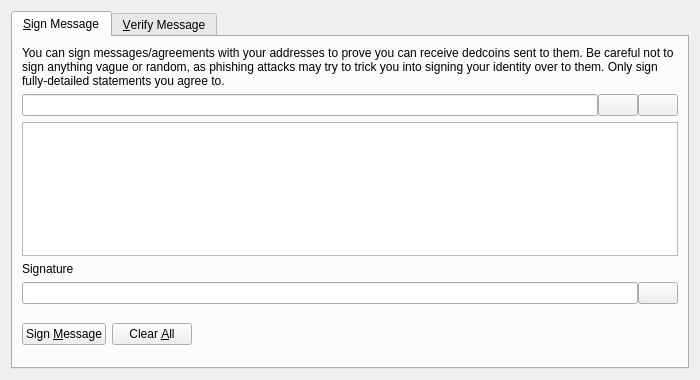
<?xml version="1.0" encoding="UTF-8"?>
<ui version="4.0">
 <class>SignVerifyMessageDialog</class>
 <widget class="QDialog" name="SignVerifyMessageDialog">
  <property name="geometry">
   <rect>
    <x>0</x>
    <y>0</y>
    <width>700</width>
    <height>380</height>
   </rect>
  </property>
  <property name="windowTitle">
   <string>Signatures - Sign / Verify a Message</string>
  </property>
  <property name="modal">
   <bool>true</bool>
  </property>
  <layout class="QVBoxLayout" name="verticalLayout">
   <item>
    <widget class="QTabWidget" name="tabWidget">
     <property name="currentIndex">
      <number>0</number>
     </property>
     <widget class="QWidget" name="tabSignMessage">
      <attribute name="title">
       <string>&amp;Sign Message</string>
      </attribute>
      <layout class="QVBoxLayout" name="verticalLayout_SM">
       <item>
        <widget class="QLabel" name="infoLabel_SM">
         <property name="text">
          <string>You can sign messages/agreements with your addresses to prove you can receive dedcoins sent to them. Be careful not to sign anything vague or random, as phishing attacks may try to trick you into signing your identity over to them. Only sign fully-detailed statements you agree to.</string>
         </property>
         <property name="textFormat">
          <enum>Qt::PlainText</enum>
         </property>
         <property name="wordWrap">
          <bool>true</bool>
         </property>
        </widget>
       </item>
       <item>
        <layout class="QHBoxLayout" name="horizontalLayout_1_SM">
         <property name="spacing">
          <number>0</number>
         </property>
         <item>
          <widget class="QValidatedLineEdit" name="addressIn_SM">
           <property name="toolTip">
            <string>The Dedcoin address to sign the message with</string>
           </property>
          </widget>
         </item>
         <item>
          <widget class="QPushButton" name="addressBookButton_SM">
           <property name="toolTip">
            <string>Choose previously used address</string>
           </property>
           <property name="text">
            <string/>
           </property>
           <property name="icon">
            <iconset resource="../bitcoin.qrc">
             <normaloff>:/icons/address-book</normaloff>:/icons/address-book</iconset>
           </property>
           <property name="shortcut">
            <string>Alt+A</string>
           </property>
           <property name="autoDefault">
            <bool>false</bool>
           </property>
          </widget>
         </item>
         <item>
          <widget class="QPushButton" name="pasteButton_SM">
           <property name="toolTip">
            <string>Paste address from clipboard</string>
           </property>
           <property name="text">
            <string/>
           </property>
           <property name="icon">
            <iconset resource="../bitcoin.qrc">
             <normaloff>:/icons/editpaste</normaloff>:/icons/editpaste</iconset>
           </property>
           <property name="shortcut">
            <string>Alt+P</string>
           </property>
           <property name="autoDefault">
            <bool>false</bool>
           </property>
          </widget>
         </item>
        </layout>
       </item>
       <item>
        <widget class="QPlainTextEdit" name="messageIn_SM">
         <property name="toolTip">
          <string>Enter the message you want to sign here</string>
         </property>
        </widget>
       </item>
       <item>
        <widget class="QLabel" name="signatureLabel_SM">
         <property name="text">
          <string>Signature</string>
         </property>
         <property name="textFormat">
          <enum>Qt::PlainText</enum>
         </property>
        </widget>
       </item>
       <item>
        <layout class="QHBoxLayout" name="horizontalLayout_2_SM">
         <property name="spacing">
          <number>0</number>
         </property>
         <item>
          <widget class="QLineEdit" name="signatureOut_SM">
           <property name="font">
            <font>
             <italic>true</italic>
            </font>
           </property>
           <property name="readOnly">
            <bool>true</bool>
           </property>
          </widget>
         </item>
         <item>
          <widget class="QPushButton" name="copySignatureButton_SM">
           <property name="toolTip">
            <string>Copy the current signature to the system clipboard</string>
           </property>
           <property name="text">
            <string/>
           </property>
           <property name="icon">
            <iconset resource="../bitcoin.qrc">
             <normaloff>:/icons/editcopy</normaloff>:/icons/editcopy</iconset>
           </property>
           <property name="autoDefault">
            <bool>false</bool>
           </property>
          </widget>
         </item>
        </layout>
       </item>
       <item>
        <layout class="QHBoxLayout" name="horizontalLayout_3_SM">
         <item>
          <widget class="QPushButton" name="signMessageButton_SM">
           <property name="toolTip">
            <string>Sign the message to prove you own this Dedcoin address</string>
           </property>
           <property name="text">
            <string>Sign &amp;Message</string>
           </property>
           <property name="icon">
            <iconset resource="../bitcoin.qrc">
             <normaloff>:/icons/edit</normaloff>:/icons/edit</iconset>
           </property>
           <property name="autoDefault">
            <bool>false</bool>
           </property>
          </widget>
         </item>
         <item>
          <widget class="QPushButton" name="clearButton_SM">
           <property name="toolTip">
            <string>Reset all sign message fields</string>
           </property>
           <property name="text">
            <string>Clear &amp;All</string>
           </property>
           <property name="icon">
            <iconset resource="../bitcoin.qrc">
             <normaloff>:/icons/remove</normaloff>:/icons/remove</iconset>
           </property>
           <property name="autoDefault">
            <bool>false</bool>
           </property>
          </widget>
         </item>
         <item>
          <spacer name="horizontalSpacer_1_SM">
           <property name="orientation">
            <enum>Qt::Horizontal</enum>
           </property>
           <property name="sizeHint" stdset="0">
            <size>
             <width>40</width>
             <height>48</height>
            </size>
           </property>
          </spacer>
         </item>
         <item>
          <widget class="QLabel" name="statusLabel_SM">
           <property name="font">
            <font>
             <weight>75</weight>
             <bold>true</bold>
            </font>
           </property>
           <property name="text">
            <string/>
           </property>
           <property name="wordWrap">
            <bool>true</bool>
           </property>
          </widget>
         </item>
         <item>
          <spacer name="horizontalSpacer_2_SM">
           <property name="orientation">
            <enum>Qt::Horizontal</enum>
           </property>
           <property name="sizeHint" stdset="0">
            <size>
             <width>40</width>
             <height>48</height>
            </size>
           </property>
          </spacer>
         </item>
        </layout>
       </item>
      </layout>
     </widget>
     <widget class="QWidget" name="tabVerifyMessage">
      <attribute name="title">
       <string>&amp;Verify Message</string>
      </attribute>
      <layout class="QVBoxLayout" name="verticalLayout_VM">
       <item>
        <widget class="QLabel" name="infoLabel_VM">
         <property name="text">
          <string>Enter the receiver's address, message (ensure you copy line breaks, spaces, tabs, etc. exactly) and signature below to verify the message. Be careful not to read more into the signature than what is in the signed message itself, to avoid being tricked by a man-in-the-middle attack. Note that this only proves the signing party receives with the address, it cannot prove sendership of any transaction!</string>
         </property>
         <property name="textFormat">
          <enum>Qt::PlainText</enum>
         </property>
         <property name="alignment">
          <set>Qt::AlignLeading|Qt::AlignLeft|Qt::AlignTop</set>
         </property>
         <property name="wordWrap">
          <bool>true</bool>
         </property>
        </widget>
       </item>
       <item>
        <layout class="QHBoxLayout" name="horizontalLayout_1_VM">
         <property name="spacing">
          <number>0</number>
         </property>
         <item>
          <widget class="QValidatedLineEdit" name="addressIn_VM">
           <property name="toolTip">
            <string>The Dedcoin address the message was signed with</string>
           </property>
          </widget>
         </item>
         <item>
          <widget class="QPushButton" name="addressBookButton_VM">
           <property name="toolTip">
            <string>Choose previously used address</string>
           </property>
           <property name="text">
            <string/>
           </property>
           <property name="icon">
            <iconset resource="../bitcoin.qrc">
             <normaloff>:/icons/address-book</normaloff>:/icons/address-book</iconset>
           </property>
           <property name="shortcut">
            <string>Alt+A</string>
           </property>
           <property name="autoDefault">
            <bool>false</bool>
           </property>
          </widget>
         </item>
        </layout>
       </item>
       <item>
        <widget class="QPlainTextEdit" name="messageIn_VM"/>
       </item>
       <item>
        <widget class="QValidatedLineEdit" name="signatureIn_VM"/>
       </item>
       <item>
        <layout class="QHBoxLayout" name="horizontalLayout_2_VM">
         <item>
          <widget class="QPushButton" name="verifyMessageButton_VM">
           <property name="toolTip">
            <string>Verify the message to ensure it was signed with the specified Dedcoin address</string>
           </property>
           <property name="text">
            <string>Verify &amp;Message</string>
           </property>
           <property name="icon">
            <iconset resource="../bitcoin.qrc">
             <normaloff>:/icons/transaction_0</normaloff>:/icons/transaction_0</iconset>
           </property>
           <property name="autoDefault">
            <bool>false</bool>
           </property>
          </widget>
         </item>
         <item>
          <widget class="QPushButton" name="clearButton_VM">
           <property name="toolTip">
            <string>Reset all verify message fields</string>
           </property>
           <property name="text">
            <string>Clear &amp;All</string>
           </property>
           <property name="icon">
            <iconset resource="../bitcoin.qrc">
             <normaloff>:/icons/remove</normaloff>:/icons/remove</iconset>
           </property>
           <property name="autoDefault">
            <bool>false</bool>
           </property>
          </widget>
         </item>
         <item>
          <spacer name="horizontalSpacer_1_VM">
           <property name="orientation">
            <enum>Qt::Horizontal</enum>
           </property>
           <property name="sizeHint" stdset="0">
            <size>
             <width>40</width>
             <height>48</height>
            </size>
           </property>
          </spacer>
         </item>
         <item>
          <widget class="QLabel" name="statusLabel_VM">
           <property name="font">
            <font>
             <weight>75</weight>
             <bold>true</bold>
            </font>
           </property>
           <property name="text">
            <string/>
           </property>
           <property name="wordWrap">
            <bool>true</bool>
           </property>
          </widget>
         </item>
         <item>
          <spacer name="horizontalSpacer_2_VM">
           <property name="orientation">
            <enum>Qt::Horizontal</enum>
           </property>
           <property name="sizeHint" stdset="0">
            <size>
             <width>40</width>
             <height>48</height>
            </size>
           </property>
          </spacer>
         </item>
        </layout>
       </item>
      </layout>
     </widget>
    </widget>
   </item>
  </layout>
 </widget>
 <customwidgets>
  <customwidget>
   <class>QValidatedLineEdit</class>
   <extends>QLineEdit</extends>
   <header>qvalidatedlineedit.h</header>
  </customwidget>
 </customwidgets>
 <resources>
  <include location="../bitcoin.qrc"/>
 </resources>
 <connections/>
</ui>
